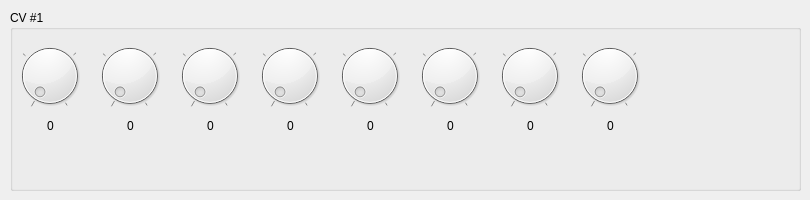
   <widget class="QWidget" name="tab_cvmapping">
    <property name="enabled">
     <bool>true</bool>
    </property>
    <attribute name="title">
     <string>CV Mapping</string>
    </attribute>
    <widget class="QGroupBox" name="groupBoxCV1">
     <property name="geometry">
      <rect>
       <x>10</x>
       <y>10</y>
       <width>791</width>
       <height>181</height>
      </rect>
     </property>
     <property name="title">
      <string>CV #1</string>
     </property>
     <widget class="QDial" name="dialCV1">
      <property name="geometry">
       <rect>
        <x>4</x>
        <y>30</y>
        <width>71</width>
        <height>71</height>
       </rect>
      </property>
      <property name="maximum">
       <number>65535</number>
      </property>
      <property name="singleStep">
       <number>100</number>
      </property>
      <property name="pageStep">
       <number>1000</number>
      </property>
      <property name="notchesVisible">
       <bool>true</bool>
      </property>
     </widget>
     <widget class="QLabel" name="labelCV1">
      <property name="geometry">
       <rect>
        <x>10</x>
        <y>100</y>
        <width>61</width>
        <height>31</height>
       </rect>
      </property>
      <property name="text">
       <string>0</string>
      </property>
      <property name="alignment">
       <set>Qt::AlignCenter</set>
      </property>
     </widget>
     <widget class="QLabel" name="labelCV2">
      <property name="geometry">
       <rect>
        <x>90</x>
        <y>100</y>
        <width>61</width>
        <height>31</height>
       </rect>
      </property>
      <property name="text">
       <string>0</string>
      </property>
      <property name="alignment">
       <set>Qt::AlignCenter</set>
      </property>
     </widget>
     <widget class="QDial" name="dialCV2">
      <property name="geometry">
       <rect>
        <x>84</x>
        <y>30</y>
        <width>71</width>
        <height>71</height>
       </rect>
      </property>
      <property name="maximum">
       <number>65535</number>
      </property>
      <property name="singleStep">
       <number>100</number>
      </property>
      <property name="pageStep">
       <number>1000</number>
      </property>
      <property name="notchesVisible">
       <bool>true</bool>
      </property>
     </widget>
     <widget class="QDial" name="dialCV3">
      <property name="geometry">
       <rect>
        <x>164</x>
        <y>30</y>
        <width>71</width>
        <height>71</height>
       </rect>
      </property>
      <property name="maximum">
       <number>65535</number>
      </property>
      <property name="singleStep">
       <number>100</number>
      </property>
      <property name="pageStep">
       <number>1000</number>
      </property>
      <property name="notchesVisible">
       <bool>true</bool>
      </property>
     </widget>
     <widget class="QLabel" name="labelCV3">
      <property name="geometry">
       <rect>
        <x>170</x>
        <y>100</y>
        <width>61</width>
        <height>31</height>
       </rect>
      </property>
      <property name="text">
       <string>0</string>
      </property>
      <property name="alignment">
       <set>Qt::AlignCenter</set>
      </property>
     </widget>
     <widget class="QDial" name="dialCV4">
      <property name="geometry">
       <rect>
        <x>244</x>
        <y>30</y>
        <width>71</width>
        <height>71</height>
       </rect>
      </property>
      <property name="maximum">
       <number>65535</number>
      </property>
      <property name="singleStep">
       <number>100</number>
      </property>
      <property name="pageStep">
       <number>1000</number>
      </property>
      <property name="notchesVisible">
       <bool>true</bool>
      </property>
     </widget>
     <widget class="QLabel" name="labelCV4">
      <property name="geometry">
       <rect>
        <x>250</x>
        <y>100</y>
        <width>61</width>
        <height>31</height>
       </rect>
      </property>
      <property name="text">
       <string>0</string>
      </property>
      <property name="alignment">
       <set>Qt::AlignCenter</set>
      </property>
     </widget>
     <widget class="QLabel" name="labelCV7">
      <property name="geometry">
       <rect>
        <x>490</x>
        <y>100</y>
        <width>61</width>
        <height>31</height>
       </rect>
      </property>
      <property name="text">
       <string>0</string>
      </property>
      <property name="alignment">
       <set>Qt::AlignCenter</set>
      </property>
     </widget>
     <widget class="QLabel" name="labelCV5">
      <property name="geometry">
       <rect>
        <x>330</x>
        <y>100</y>
        <width>61</width>
        <height>31</height>
       </rect>
      </property>
      <property name="text">
       <string>0</string>
      </property>
      <property name="alignment">
       <set>Qt::AlignCenter</set>
      </property>
     </widget>
     <widget class="QDial" name="dialCV7">
      <property name="geometry">
       <rect>
        <x>484</x>
        <y>30</y>
        <width>71</width>
        <height>71</height>
       </rect>
      </property>
      <property name="maximum">
       <number>65535</number>
      </property>
      <property name="singleStep">
       <number>100</number>
      </property>
      <property name="pageStep">
       <number>1000</number>
      </property>
      <property name="notchesVisible">
       <bool>true</bool>
      </property>
     </widget>
     <widget class="QLabel" name="labelCV8">
      <property name="geometry">
       <rect>
        <x>570</x>
        <y>100</y>
        <width>61</width>
        <height>31</height>
       </rect>
      </property>
      <property name="text">
       <string>0</string>
      </property>
      <property name="alignment">
       <set>Qt::AlignCenter</set>
      </property>
     </widget>
     <widget class="QDial" name="dialCV6">
      <property name="geometry">
       <rect>
        <x>404</x>
        <y>30</y>
        <width>71</width>
        <height>71</height>
       </rect>
      </property>
      <property name="maximum">
       <number>65535</number>
      </property>
      <property name="singleStep">
       <number>100</number>
      </property>
      <property name="pageStep">
       <number>1000</number>
      </property>
      <property name="notchesVisible">
       <bool>true</bool>
      </property>
     </widget>
     <widget class="QDial" name="dialCV5">
      <property name="geometry">
       <rect>
        <x>324</x>
        <y>30</y>
        <width>71</width>
        <height>71</height>
       </rect>
      </property>
      <property name="maximum">
       <number>65535</number>
      </property>
      <property name="singleStep">
       <number>100</number>
      </property>
      <property name="pageStep">
       <number>1000</number>
      </property>
      <property name="notchesVisible">
       <bool>true</bool>
      </property>
     </widget>
     <widget class="QDial" name="dialCV8">
      <property name="geometry">
       <rect>
        <x>564</x>
        <y>30</y>
        <width>71</width>
        <height>71</height>
       </rect>
      </property>
      <property name="maximum">
       <number>65535</number>
      </property>
      <property name="singleStep">
       <number>100</number>
      </property>
      <property name="pageStep">
       <number>1000</number>
      </property>
      <property name="notchesVisible">
       <bool>true</bool>
      </property>
     </widget>
     <widget class="QLabel" name="labelCV6">
      <property name="geometry">
       <rect>
        <x>410</x>
        <y>100</y>
        <width>61</width>
        <height>31</height>
       </rect>
      </property>
      <property name="text">
       <string>0</string>
      </property>
      <property name="alignment">
       <set>Qt::AlignCenter</set>
      </property>
     </widget>
    </widget>
   </widget>
